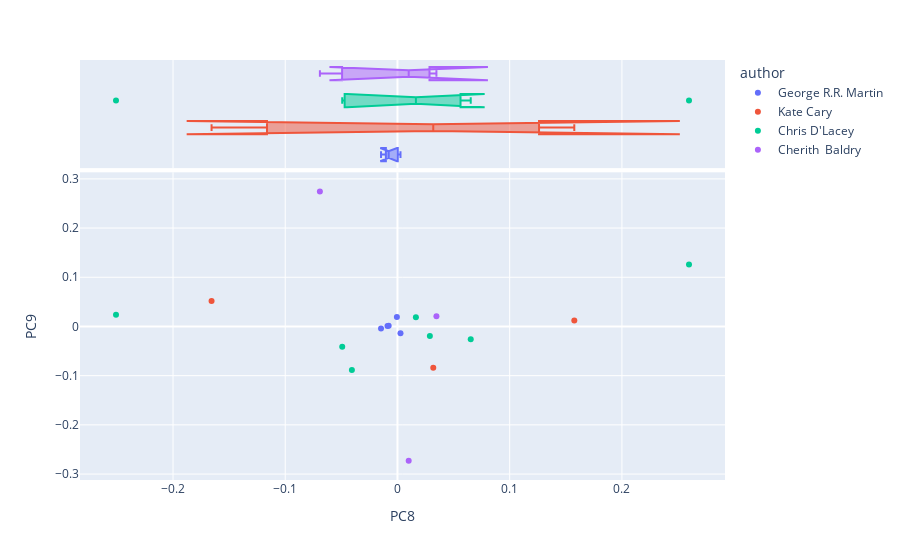

This figure's notebook cell:
### Code cell
vis_pcs(DCM, 8, 9)

### Figure 1 — Plotly figure (JSON) as saved in the notebook; plotly's stock layout.template omitted (floating-point values rounded to 4 significant figures)
{"data": [{"hovertemplate": "<b>%{hovertext}</b><br><br>author=George R.R. Martin<br>PC8=%{x}<br>PC9=%{y}<extra></extra>", "hovertext": ["George R.R. Martin: 01_a_game_of_thrones (1996)", "George R.R. Martin: 02_a_clash_of_kings (1998)", "George R.R. Martin: 03_a_storm_of_swords (2000)", "George R.R. Martin: 04_a_feast_for_crows (2005)", "George R.R. Martin: 05_a_dance_with_drag (2001)"], "legendgroup": "George R.R. Martin", "marker": {"color": "#636efa", "symbol": "circle"}, "mode": "markers", "name": "George R.R. Martin", "orientation": "v", "showlegend": true, "type": "scatter", "x": [-0.0005189, -0.007828, 0.002702, -0.01464, -0.008901], "xaxis": "x", "y": [0.01936, 0.001357, -0.0138, -0.00414, 0.00116], "yaxis": "y"}, {"alignmentgroup": "True", "hovertemplate": "<b>%{hovertext}</b><br><br>author=George R.R. Martin<br>PC8=%{x}<extra></extra>", "hovertext": ["George R.R. Martin: 01_a_game_of_thrones (1996)", "George R.R. Martin: 02_a_clash_of_kings (1998)", "George R.R. Martin: 03_a_storm_of_swords (2000)", "George R.R. Martin: 04_a_feast_for_crows (2005)", "George R.R. Martin: 05_a_dance_with_drag (2001)"], "legendgroup": "George R.R. Martin", "marker": {"color": "#636efa", "symbol": "circle"}, "name": "George R.R. Martin", "notched": true, "offsetgroup": "George R.R. Martin", "showlegend": false, "type": "box", "x": [-0.0005189, -0.007828, 0.002702, -0.01464, -0.008901], "xaxis": "x2", "yaxis": "y2"}, {"hovertemplate": "<b>%{hovertext}</b><br><br>author=Kate Cary<br>PC8=%{x}<br>PC9=%{y}<extra></extra>", "hovertext": ["Kate Cary: 01_into_the_wild (2003)", "Kate Cary: 02_fire_and_ice (2003)", "Kate Cary: 04_rising_storm (2004)"], "legendgroup": "Kate Cary", "marker": {"color": "#EF553B", "symbol": "circle"}, "mode": "markers", "name": "Kate Cary", "orientation": "v", "showlegend": true, "type": "scatter", "x": [0.0319, -0.1656, 0.1576], "xaxis": "x", "y": [-0.08407, 0.05196, 0.01214], "yaxis": "y"}, {"alignmentgroup": "True", "hovertemplate": "<b>%{hovertext}</b><br><br>author=Kate Cary<br>PC8=%{x}<extra></extra>", "hovertext": ["Kate Cary: 01_into_the_wild (2003)", "Kate Cary: 02_fire_and_ice (2003)", "Kate Cary: 04_rising_storm (2004)"], "legendgroup": "Kate Cary", "marker": {"color": "#EF553B", "symbol": "circle"}, "name": "Kate Cary", "notched": true, "offsetgroup": "Kate Cary", "showlegend": false, "type": "box", "x": [0.0319, -0.1656, 0.1576], "xaxis": "x2", "yaxis": "y2"}, {"hovertemplate": "<b>%{hovertext}</b><br><br>author=Chris D'Lacey<br>PC8=%{x}<br>PC9=%{y}<extra></extra>", "hovertext": ["Chris D'Lacey: 01_the_fire_within (2001)", "Chris D'Lacey: 02_icefire (2003)", "Chris D'Lacey: 03_the_fire_eternal (2005)", "Chris D'Lacey: 04_fire_star (2007)", "Chris D'Lacey: 05_dark_fire (2009)", "Chris D'Lacey: 06_fire_world (2011)", "Chris D'Lacey: 07_the_fire_ascendin (2013)"], "legendgroup": "Chris D'Lacey", "marker": {"color": "#00cc96", "symbol": "circle"}, "mode": "markers", "name": "Chris D'Lacey", "orientation": "v", "showlegend": true, "type": "scatter", "x": [0.01643, -0.04061, -0.2508, 0.02887, 0.2598, -0.04922, 0.06529], "xaxis": "x", "y": [0.01849, -0.08828, 0.02401, -0.01935, 0.126, -0.04107, -0.02601], "yaxis": "y"}, {"alignmentgroup": "True", "hovertemplate": "<b>%{hovertext}</b><br><br>author=Chris D'Lacey<br>PC8=%{x}<extra></extra>", "hovertext": ["Chris D'Lacey: 01_the_fire_within (2001)", "Chris D'Lacey: 02_icefire (2003)", "Chris D'Lacey: 03_the_fire_eternal (2005)", "Chris D'Lacey: 04_fire_star (2007)", "Chris D'Lacey: 05_dark_fire (2009)", "Chris D'Lacey: 06_fire_world (2011)", "Chris D'Lacey: 07_the_fire_ascendin (2013)"], "legendgroup": "Chris D'Lacey", "marker": {"color": "#00cc96", "symbol": "circle"}, "name": "Chris D'Lacey", "notched": true, "offsetgroup": "Chris D'Lacey", "showlegend": false, "type": "box", "x": [0.01643, -0.04061, -0.2508, 0.02887, 0.2598, -0.04922, 0.06529], "xaxis": "x2", "yaxis": "y2"}, {"hovertemplate": "<b>%{hovertext}</b><br><br>author=Cherith  Baldry<br>PC8=%{x}<br>PC9=%{y}<extra></extra>", "hovertext": ["Cherith  Baldry: 03_forest_of_secrets (2003)", "Cherith  Baldry: 05_a_dangerous_path (2004)", "Cherith  Baldry: 06_the_darkest_hour (2004)"], "legendgroup": "Cherith  Baldry", "marker": {"color": "#ab63fa", "symbol": "circle"}, "mode": "markers", "name": "Cherith  Baldry", "orientation": "v", "showlegend": true, "type": "scatter", "x": [0.03473, 0.01001, -0.06912], "xaxis": "x", "y": [0.021, -0.2732, 0.2745], "yaxis": "y"}, {"alignmentgroup": "True", "hovertemplate": "<b>%{hovertext}</b><br><br>author=Cherith  Baldry<br>PC8=%{x}<extra></extra>", "hovertext": ["Cherith  Baldry: 03_forest_of_secrets (2003)", "Cherith  Baldry: 05_a_dangerous_path (2004)", "Cherith  Baldry: 06_the_darkest_hour (2004)"], "legendgroup": "Cherith  Baldry", "marker": {"color": "#ab63fa", "symbol": "circle"}, "name": "Cherith  Baldry", "notched": true, "offsetgroup": "Cherith  Baldry", "showlegend": false, "type": "box", "x": [0.03473, 0.01001, -0.06912], "xaxis": "x2", "yaxis": "y2"}], "layout": {"autosize": true, "legend": {"title": {"text": "author"}, "tracegroupgap": 0}, "margin": {"t": 60}, "xaxis": {"anchor": "y", "autorange": true, "domain": [0, 1], "range": [-0.2835, 0.2925], "title": {"text": "PC8"}, "type": "linear"}, "xaxis2": {"anchor": "y2", "autorange": true, "domain": [0, 1], "matches": "x", "range": [-0.2835, 0.2925], "showgrid": true, "showticklabels": false, "type": "linear"}, "yaxis": {"anchor": "x", "autorange": true, "domain": [0, 0.7326], "range": [-0.309, 0.3102], "title": {"text": "PC9"}, "type": "linear"}, "yaxis2": {"anchor": "x2", "autorange": true, "domain": [0.7426, 1], "matches": "y2", "range": [-0.5, 3.5], "showgrid": false, "showline": false, "showticklabels": false, "ticks": "", "type": "category"}}}
